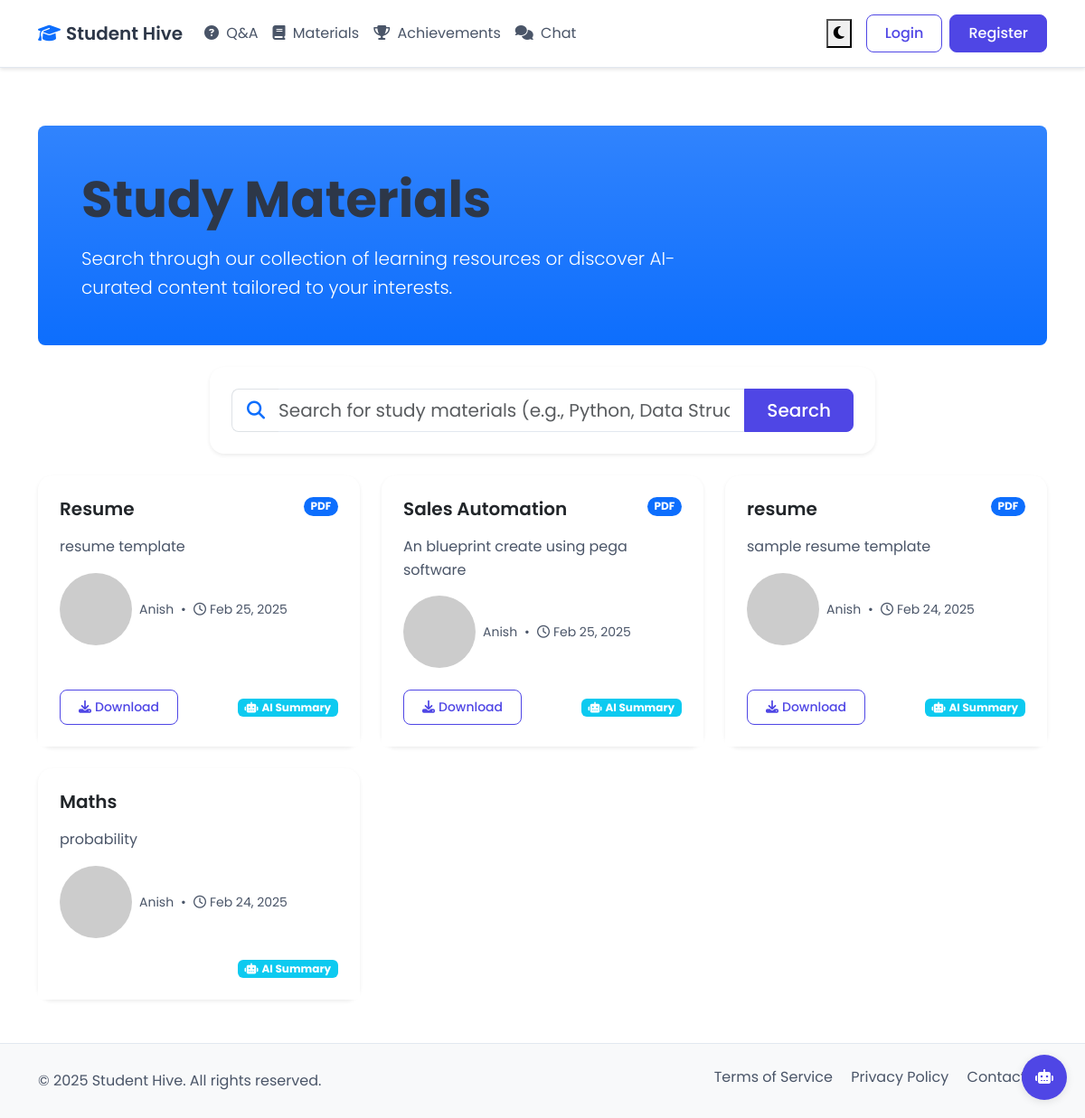
/study-materials, run on the app's committed database.
### app.py (models this page shows, shortened)
class StudyMaterial(db.Model):
    id = db.Column(db.Integer, primary_key=True)
    title = db.Column(db.String(200), nullable=False)
    description = db.Column(db.Text, nullable=False)
    ai_summary = db.Column(db.Text)
    filename = db.Column(db.String(255), nullable=True)
    file_path = db.Column(db.String(500), nullable=True)
    timestamp = db.Column(db.DateTime, default=datetime.utcnow)
    user_id = db.Column(db.Integer, db.ForeignKey('user.id'), nullable=False)

class User(UserMixin, db.Model):
    id = db.Column(db.Integer, primary_key=True)
    username = db.Column(db.String(80), unique=True, nullable=False)
    email = db.Column(db.String(120), unique=True, nullable=False)
    password_hash = db.Column(db.String(128))
    questions = db.relationship('Question', backref='author', lazy=True)
    answers = db.relationship('Answer', backref='author', lazy=True)
    achievements = db.relationship('Achievement', backref='user', lazy=True)
    materials = db.relationship('StudyMaterial', backref='author', lazy=True)
    projects = db.relationship('Project', backref='author', lazy=True)
    chat_messages = db.relationship('ChatMessage', backref='author', lazy=True)
    achievement_comments = db.relationship('AchievementComment', backref='author', lazy=True)
    tutor_sessions = db.relationship('TutorSession', backref='student', lazy=True)

### app.py (the view)
@app.route('/study-materials')
def study_materials():
    search_query = request.args.get('q', '').strip()
    if search_query:
        materials = StudyMaterial.query.filter(
            db.or_(
                StudyMaterial.title.ilike(f'%{search_query}%'),
                StudyMaterial.description.ilike(f'%{search_query}%')
            )
        ).order_by(StudyMaterial.timestamp.desc()).all()
        if not materials:
            try:
                ai_recommendations = get_learning_resources(search_query)
            except Exception as e:
                ai_recommendations = "Sorry, I couldn't find any resources at this time."
                print(f"Resource search failed: {str(e)}")
        else:
            ai_recommendations = None
    else:
        materials = StudyMaterial.query.order_by(StudyMaterial.timestamp.desc()).all()
        ai_recommendations = None
    return render_template('study_materials.html',
                         materials=materials,
                         search_query=search_query,
                         ai_recommendations=ai_recommendations)

### app.py (called while the page is built)
@app.template_filter('md5')
def md5_filter(s):
    if not s:
        return ''
    return hashlib.md5(s.lower().encode()).hexdigest()

### templates/study_materials.html (shortened to what this page needs)
{% extends "base.html" %}
{% block content %}
<div class="container py-4">
    <div class="bg-primary bg-gradient text-white rounded-3 p-5 mb-4">
        <div class="row align-items-center">
            <div class="col-lg-8">
                <h1 class="display-4 fw-bold mb-3">Study Materials</h1>
                <p class="lead mb-0">Search through our collection of learning resources or discover AI-curated content tailored to your interests.</p>
            </div>
        </div>
    </div>
    <div class="row justify-content-center mb-4">
        <div class="col-lg-8">
            <div class="card border-0 shadow-sm">
                <div class="card-body p-4">
                    <form method="GET" class="mb-0">
                        <div class="input-group input-group-lg">
                            <span class="input-group-text bg-white border-end-0">
                                <i class="fas fa-search text-primary"></i>
                            </span>
                            <input type="text"
                                   class="form-control border-start-0 ps-0"
                                   name="q"
                                   value="{{ search_query or '' }}"
                                   placeholder="Search for study materials (e.g., Python, Data Structures)"
                                   aria-label="Search study materials">
                            <button class="btn btn-primary px-4" type="submit">Search</button>
                        </div>
                    </form>
                </div>
            </div>
        </div>
    </div>
    {% if materials %}
    <div class="row g-4">
        {% for material in materials %}
        <div class="col-md-6 col-lg-4">
            <div class="card h-100 border-0 shadow-sm">
                <div class="card-body p-4">
                    <div class="d-flex justify-content-between align-items-start mb-3">
                        <h5 class="card-title mb-0">
                            <a href="{{ url_for('view_material', material_id=material.id) }}"
                               class="text-decoration-none text-dark stretched-link">
                                {{ material.title }}
                            </a>
                        </h5>
                        {% if material.filename %}
                        <span class="badge bg-primary rounded-pill ms-2">
                            {{ material.filename.split('.')[-1].upper() }}
                        </span>
                        {% endif %}
                    </div>
                    <p class="card-text text-muted mb-3">{{ material.description }}</p>
                    <div class="d-flex align-items-center text-muted small">
                        {% if material.author.email %}
                        <img src="https://www.gravatar.com/avatar/{{ material.author.email|md5 }}?s=24&d=identicon"
                             class="rounded-circle me-2" alt="{{ material.author.username }}'s avatar">
                        {% else %}
                        <img src="https://www.gravatar.com/avatar/00000000000000000000000000000000?s=24&d=identicon"
                             class="rounded-circle me-2" alt="Default avatar">
                        {% endif %}
                        {{ material.author.username }}
                        <span class="mx-2">•</span>
                        <i class="far fa-clock me-1"></i>
                        {{ material.timestamp.strftime('%b %d, %Y') }}
                    </div>
                </div>
                <div class="card-footer bg-white border-0 pt-0 pb-4 px-4">
                    <div class="d-flex align-items-center">
                        {% if material.filename %}
                        <a href="{{ url_for('download_material', material_id=material.id) }}"
                           class="btn btn-outline-primary btn-sm">
                            <i class="fas fa-download me-1"></i>Download
                        </a>
                        {% endif %}
                        {% if material.ai_summary %}
                        <span class="badge bg-info ms-auto">
                            <i class="fas fa-robot me-1"></i>AI Summary
                        </span>
                        {% endif %}
                    </div>
                </div>
            </div>
        </div>
        {% endfor %}
    </div>
    {% endif %}
</div>
{% endblock %}

### templates/base.html (shortened to what this page needs)
<!DOCTYPE html>
<html lang="en" data-theme="light">
<head>
    <link href="https://cdn.jsdelivr.net/npm/bootstrap@5.3.0/dist/css/bootstrap.min.css" rel="stylesheet">
    <link href="https://cdnjs.cloudflare.com/ajax/libs/font-awesome/6.4.0/css/all.min.css" rel="stylesheet">
    <link href="{{ url_for('static', filename='style.css') }}" rel="stylesheet">
    {% include 'guide_bot.html' %}
</head>
<body>
    <nav class="navbar navbar-expand-lg sticky-top">
        <div class="container">
            <a class="navbar-brand d-flex align-items-center" href="{{ url_for('index') }}">
                <i class="fas fa-graduation-cap text-primary me-2"></i>
                Student Hive
            </a>
            <div class="collapse navbar-collapse" id="navbarNav">
                <ul class="navbar-nav me-auto">
                    <li class="nav-item">
                        <a class="nav-link" href="{{ url_for('questions') }}">
                            <i class="fas fa-question-circle me-1"></i> Q&A
                        </a>
                    </li>
                    <li class="nav-item">
                        <a class="nav-link" href="{{ url_for('study_materials') }}">
                            <i class="fas fa-book me-1"></i> Materials
                        </a>
                    </li>
                    <li class="nav-item">
                        <a class="nav-link" href="{{ url_for('achievements') }}">
                            <i class="fas fa-trophy me-1"></i> Achievements
                        </a>
                    </li>
                    <li class="nav-item">
                        <a class="nav-link" href="{{ url_for('chat') }}">
                            <i class="fas fa-comments me-1"></i> Chat
                        </a>
                    </li>
                </ul>
                <div class="d-flex align-items-center">
                    <button class="theme-toggle me-3" id="themeToggle">
                        <i class="fas fa-moon"></i>
                    </button>
                    {% if current_user.is_authenticated %}
                        <div class="dropdown">
                            <button class="btn btn-outline-primary dropdown-toggle" type="button" id="userMenu" data-bs-toggle="dropdown">
                                <i class="fas fa-user-circle me-1"></i>
                                {{ current_user.username }}
                            </button>
                            <ul class="dropdown-menu dropdown-menu-end">
                                <li><a class="dropdown-item" href="{{ url_for('profile') }}">Profile</a></li>
                                <li><hr class="dropdown-divider"></li>
                                <li><a class="dropdown-item" href="{{ url_for('logout') }}">Logout</a></li>
                            </ul>
                        </div>
                    {% else %}
                        <a href="{{ url_for('login') }}" class="btn btn-outline-primary me-2">Login</a>
                        <a href="{{ url_for('register') }}" class="btn btn-primary">Register</a>
                    {% endif %}
                </div>
            </div>
        </div>
    </nav>
    <main class="py-4">
        {% block content %}{% endblock %}
    </main>
    <footer class="py-4 mt-auto" style="background-color: var(--bg-secondary);">
        <div class="container">
            <div class="row align-items-center">
                <div class="col-lg-6 text-center text-lg-start mb-3 mb-lg-0">
                    <span class="text-muted">&copy; 2025 Student Hive. All rights reserved.</span>
                </div>
                <div class="col-lg-6 text-md-end">
                    <div class="mb-2">
                        <a href="#" class="text-muted me-3">Terms of Service</a>
                        <a href="#" class="text-muted me-3">Privacy Policy</a>
                        <a href="#" class="text-muted">Contact Us</a>
                    </div>
                </div>
            </div>
        </div>
    </footer>
</body>
</html>

### templates/guide_bot.html (shortened to what this page needs)
<div class="guide-bot">
    <button class="guide-bot-toggle" onclick="toggleGuideBot()">
        <i class="fas fa-robot"></i>
    </button>
</div>

### static/style.css (style rules this page uses)
:root { --bg-primary: #ffffff; --bg-secondary: #f8f9fa; --text-primary: #2d3748; --text-secondary: #4a5568; --accent-primary: #4f46e5; --accent-secondary: #818cf8; --border-color: #e2e8f0; --card-bg: #ffffff; --shadow-color: rgba(0, 0, 0, 0.1); --success-color: #059669; --danger-color: #dc2626; --input-text: #2d3748; --input-bg: #ffffff; --input-border: #e2e8f0; --dropdown-bg: #ffffff; --dropdown-text: #2d3748; --dropdown-hover: #f8f9fa; --link-color: #4f46e5; }
body { background-color: var(--bg-primary); color: var(--text-primary); transition: background-color 0.3s, color 0.3s; font-family: 'Poppins', system-ui, -apple-system, sans-serif; line-height: 1.6; }
h1, h2, h3, h4, h5, h6 { color: var(--text-primary); font-weight: 600; line-height: 1.3; }
.text-muted { color: var(--text-secondary) !important; }
a { color: var(--link-color); text-decoration: none; }
.navbar { background-color: var(--bg-primary); border-bottom: 1px solid var(--border-color); padding: 1rem; box-shadow: 0 2px 4px var(--shadow-color); }
.navbar-brand { color: var(--text-primary) !important; font-weight: 600; font-size: 1.25rem; }
.nav-link { color: var(--text-secondary) !important; transition: color 0.2s; padding: 0.5rem 1rem; border-radius: 0.5rem; }
.card { background-color: var(--card-bg); border: 1px solid var(--border-color); border-radius: 1rem; box-shadow: 0 4px 6px var(--shadow-color); transition: transform 0.2s, box-shadow 0.2s; }
.card-body { padding: 1.5rem; }
.card-title { color: var(--text-primary); font-weight: 600; margin-bottom: 1rem; }
.card-text { color: var(--text-secondary); }
.btn { padding: 0.5rem 1.25rem; border-radius: 0.5rem; font-weight: 500; transition: all 0.2s; }
.btn-primary { background-color: var(--accent-primary); border-color: var(--accent-primary); color: white !important; }
.btn-outline-primary { color: var(--accent-primary) !important; border-color: var(--accent-primary); background-color: transparent; }
.form-control { background-color: var(--input-bg); border: 1px solid var(--input-border); color: var(--input-text); border-radius: 0.5rem; padding: 0.75rem 1rem; transition: border-color 0.2s, box-shadow 0.2s; }
footer { background-color: var(--bg-secondary); color: var(--text-primary); border-top: 1px solid var(--border-color); }
footer a { color: var(--text-secondary); }
.shadow-sm { box-shadow: 0 1px 2px var(--shadow-color); }

### templates/guide_bot.html (style rules this page uses)
.guide-bot { position: fixed; bottom: 20px; right: 20px; z-index: 1000; }
.guide-bot-toggle { width: 50px; height: 50px; border-radius: 25px; background: var(--accent-primary); color: white; border: none; box-shadow: 0 2px 10px var(--shadow-color); cursor: pointer; transition: transform 0.2s; }

### templates/study_materials.html (style rules this page uses)
.card { transition: transform 0.2s ease-in-out, box-shadow 0.2s ease-in-out; }

### data on the page
StudyMaterial: title "Resume", filename.split "PDF", description "resume template", author.username "Anish", timestamp "Feb 25, 2025", shows "AI Summary"
StudyMaterial: title "Sales Automation", filename.split "PDF", description "An blueprint create using pega software", author.username "Anish", timestamp "Feb 25, 2025", shows "AI Summary"
StudyMaterial: title "resume", filename.split "PDF", description "sample resume template", author.username "Anish", timestamp "Feb 24, 2025", shows "AI Summary"
StudyMaterial: title "Maths", description "probability", author.username "Anish", timestamp "Feb 24, 2025", shows "AI Summary"
